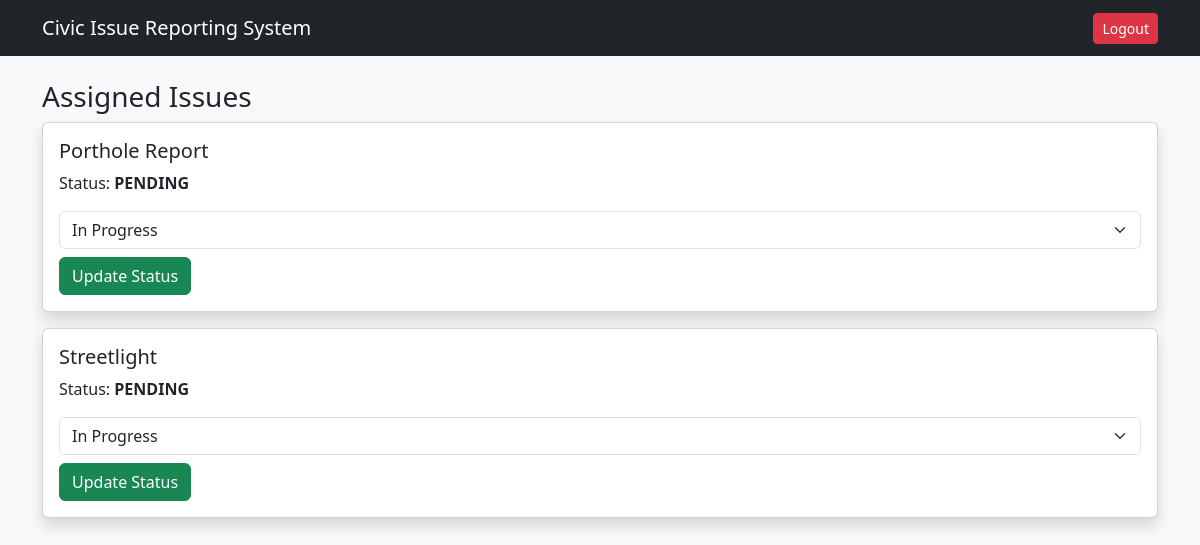
Before: /authority/ (signed in) with the older database file.
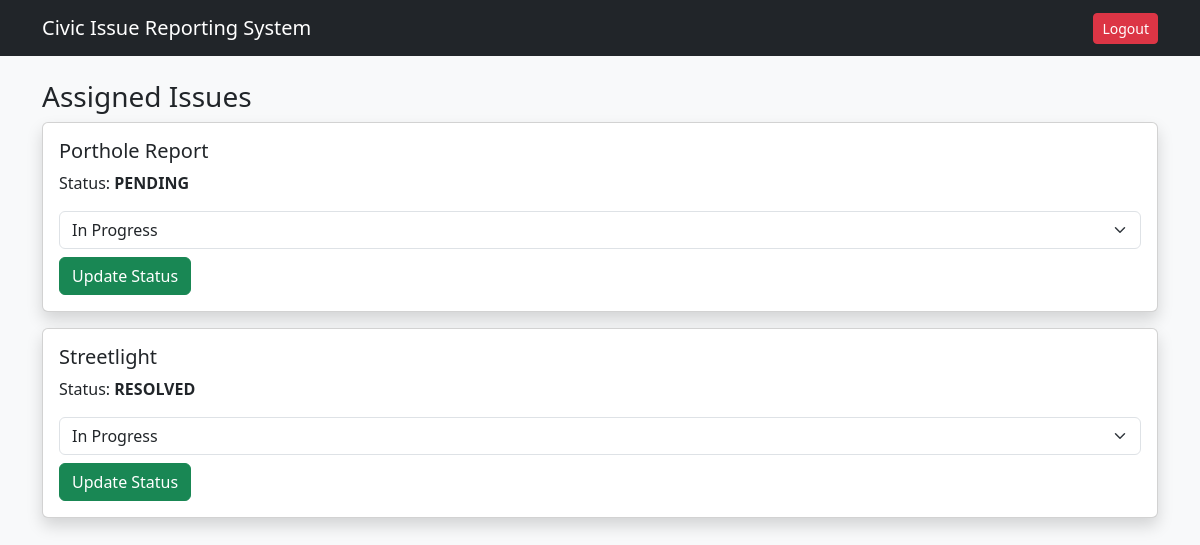
After: the same page with the newer database file.
### issues/models.py (models this page shows, shortened)
class Issue(models.Model):
    CATEGORY_CHOICES = [
        ('POTHOLE', 'Pothole'),
        ('GARBAGE', 'Garbage'),
        ('WATER', 'Water Leakage'),
        ('STREETLIGHT', 'Street Light'),
        ('DRAINAGE', 'Drainage'),
        ('OTHER', 'Other'),
    ]
    STATUS_CHOICES = [
        ('PENDING', 'Pending'),
        ('IN_PROGRESS', 'In Progress'),
        ('RESOLVED', 'Resolved'),
    ]
    user = models.ForeignKey(User, on_delete=models.CASCADE)
    title = models.CharField(max_length=100)
    description = models.TextField()
    image = models.ImageField(upload_to='issue_images/', null=True, blank=True)
    category = models.CharField(max_length=20, choices=CATEGORY_CHOICES)
    status = models.CharField(max_length=20, choices=STATUS_CHOICES, default='PENDING')
    latitude = models.FloatField()
    longitude = models.FloatField()
    priority = models.IntegerField(default=0)
    assigned_to = models.ForeignKey(
        User,
        on_delete=models.SET_NULL,
        null=True,
        blank=True,
        related_name="assigned_issues"
    )
    created_at = models.DateTimeField(auto_now_add=True)
    updated_at = models.DateTimeField(auto_now=True)

### issues/views.py (the view)
# urls.py: path('authority/', views.authority_dashboard, name='authority_dashboard'),
@staff_member_required
def authority_dashboard(request):
    issues = Issue.objects.filter(assigned_to=request.user)
    return render(request, 'authority/dashboard.html', {'issues': issues})

### issues/templates/authority/dashboard.html (shortened to what this page needs)
{% extends "base.html" %}
{% block content %}
<h3>Assigned Issues</h3>
{% for issue in issues %}
<div class="card mb-3 shadow">
    <div class="card-body">
        <h5>{{ issue.title }}</h5>
        <p>Status: <strong>{{ issue.status }}</strong></p>
        <form method="post" action="{% url 'update_status' issue.id %}">
            <select name="status" class="form-select mb-2">
                <option value="IN_PROGRESS">In Progress</option>
            </select>
            <button class="btn btn-success">Update Status</button>
        </form>
    </div>
</div>
{% empty %}
<p>No assigned issues.</p>
{% endfor %}
{% endblock %}

Changed rows visible on the page:
changed Issue "Streetlight": status "PENDING" → "RESOLVED"
